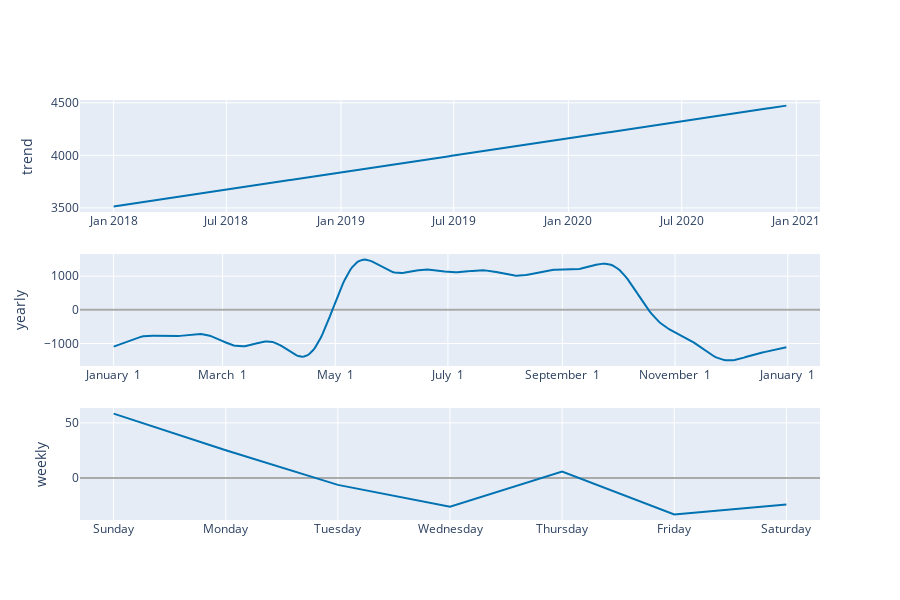

Source (notebook cell):
### Code cell
plot_components_plotly(m, forecast)

### Figure 1 — Plotly figure (JSON) as saved in the notebook; plotly's stock layout.template omitted (floating-point values rounded to 4 significant figures; data arrays with more than 128 entries replaced by an {"elided": "..."} marker saying what was removed)
{"data": [{"line": {"color": "#0072B2", "width": 2}, "mode": "lines", "name": "trend", "type": "scatter", "x": {"elided": "1080 str values"}, "xaxis": "x", "y": {"elided": "1080 float values"}, "yaxis": "y"}, {"line": {"color": "rgba(0, 114, 178, 0.2)", "width": 0}, "mode": "lines", "name": "trend_upper", "type": "scatter", "x": {"elided": "1080 str values"}, "xaxis": "x", "y": {"elided": "1080 float values"}, "yaxis": "y"}, {"fill": "tonexty", "fillcolor": "rgba(0, 114, 178, 0.2)", "line": {"color": "rgba(0, 114, 178, 0.2)", "width": 0}, "mode": "lines", "name": "trend_lower", "type": "scatter", "x": {"elided": "1080 str values"}, "xaxis": "x", "y": {"elided": "1080 float values"}, "yaxis": "y"}, {"line": {"color": "#0072B2", "width": 2}, "mode": "lines", "name": "yearly", "type": "scatter", "x": {"elided": "365 str values"}, "xaxis": "x2", "y": {"elided": "365 float values"}, "yaxis": "y2"}, {"line": {"color": "#0072B2", "width": 2}, "mode": "lines", "name": "weekly", "type": "scatter", "x": ["2017-01-01T00:00:00", "2017-01-02T00:00:00", "2017-01-03T00:00:00", "2017-01-04T00:00:00", "2017-01-05T00:00:00", "2017-01-06T00:00:00", "2017-01-07T00:00:00"], "xaxis": "x3", "y": [58.4, 25.12, -6.253, -25.98, 5.842, -33.05, -24.09], "yaxis": "y3"}], "layout": {"height": 600, "showlegend": false, "width": 900, "xaxis": {"anchor": "y", "domain": [0, 1], "range": ["2017-11-08T00:00:00", "2021-02-08T00:00:00"], "type": "date"}, "xaxis2": {"anchor": "y2", "domain": [0, 1], "range": ["2016-12-13T18:54:02.958904115", "2018-01-18T11:04:57.863013581"], "tickformat": "%B %e", "type": "date"}, "xaxis3": {"anchor": "y3", "domain": [0, 1], "range": ["2016-12-31T16:48:00", "2017-01-07T07:12:00"], "tickformat": "%A", "type": "date"}, "yaxis": {"anchor": "x", "domain": [0.7333, 1], "rangemode": "normal", "title": {"text": "trend"}, "zerolinecolor": "#AAA"}, "yaxis2": {"anchor": "x2", "domain": [0.3667, 0.6333], "title": {"text": "yearly"}, "zerolinecolor": "#AAA"}, "yaxis3": {"anchor": "x3", "domain": [0, 0.2667], "title": {"text": "weekly"}, "zerolinecolor": "#AAA"}}}
